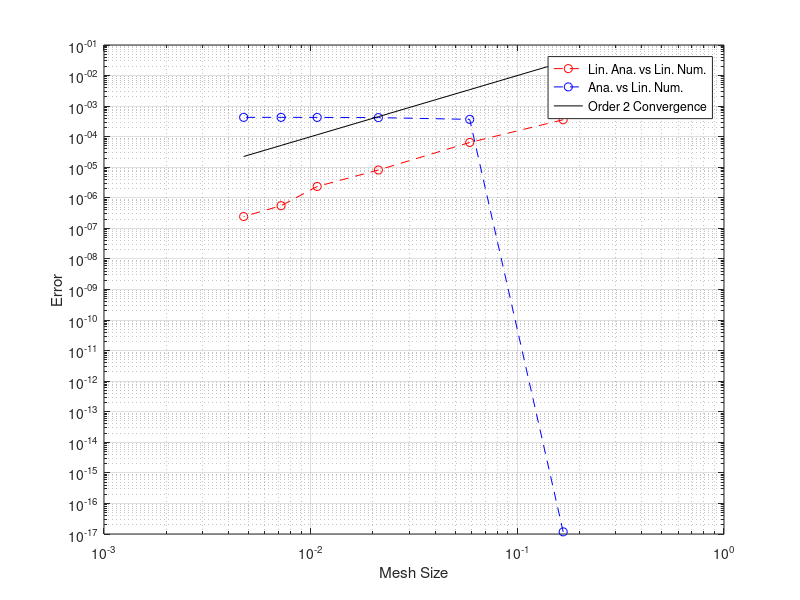

MATLAB code to generate this figure: (Note: this script raises an error after producing the figure.)
datapoints=6;
o=2;  % desired rate of convergence

h=zeros(1,datapoints);
E1=zeros(1,datapoints);
E2=zeros(1,datapoints);
p1=zeros(1,datapoints-1);
p2=zeros(1,datapoints-1);

h(1)=1.6667e-1;
h(2)=5.8823e-2;
h(3)=2.1266e-2;
h(4)=1.0753e-2;
h(5)=7.1942e-3;
h(6)=4.7393e-3;

E1(1)=3.5861e-4;
E1(2)=6.4747e-5;
E1(3)=8.1337e-6;
E1(4)=2.3499e-6;
E1(5)=5.5261e-7;
E1(6)=2.4354e-7;

E2(1)=1.1765e-17;
E2(2)=3.6872e-4;
E2(3)=4.2115e-4;
E2(4)=4.2743e-4;
E2(5)=4.2918e-4;
E2(6)=4.2948e-4;

for i=2:datapoints;    
    p1(i)=(log(E1(i))-log(E1(i-1)))/(log(h(i))-log(h(i-1)));
    p2(i)=(log(E2(i))-log(E2(i-1)))/(log(h(i))-log(h(i-1)));
end

p1avg=sum(p1)/length(p1)
p2avg=sum(p2)/length(p2)

loglog(h,E1,'r--o',h,E2,'b--o',h,h.^o,'k')
grid on
xlabel('Mesh Size')
ylabel('Error')
lgn=legend('Lin. Ana. vs Lin. Num.','Ana. vs Lin. Num.','Order 2 Convergence');
lgn.Location='west';
hold off

%{
Sp17_R4_T1  (used Rate_Of_Convergence v5.10.n1)

Rates of Convergence using Two_Point_BVP_Smoothing v5.10.n1
E1 is the 2-norm grid error of Linear Analytical vs. Linear Numerical
E2 is Linear Numerical vs. (unsmoothed) Analytical

h(1)=1.6667e-1;
h(2)=5.8823e-2;
h(3)=2.1266e-2;
h(4)=1.0753e-2;
h(5)=7.1942e-3;
h(6)=4.7393e-3;

E1(1)=3.5861e-4;
E1(2)=6.4747e-5;
E1(3)=8.1337e-6;
E1(4)=2.3499e-6;
E1(5)=5.5261e-7;
E1(6)=2.4354e-7;

E2(1)=1.1765e-17;
E2(2)=3.6872e-4;
E2(3)=4.2115e-4;
E2(4)=4.2743e-4;
E2(5)=4.2918e-4;
E2(6)=4.2948e-4;

%}
